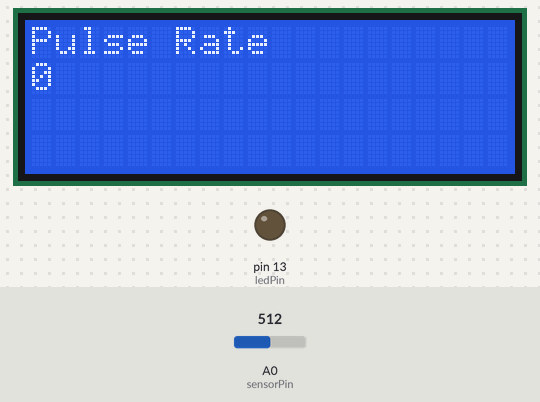
This sketch was run on a simulated Arduino Uno, built with avr-gcc and run on an emulated ATmega328P. Shown: 20×4 character LCD, output pins drawn as LEDs (lit = HIGH). Inputs (shaded band) come from the test bench; at power-on: A0 (sensorPin) = 512. What the sketch prints to the serial monitor is not drawn.

Above: at 1.2 s.
1.3 s: A0 (sensorPin) set to 910
At 3.9 s:
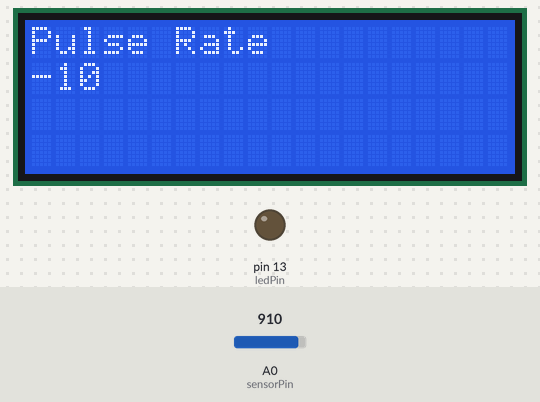
5.2 s: A0 (sensorPin) set to 1023
At 6.7 s:
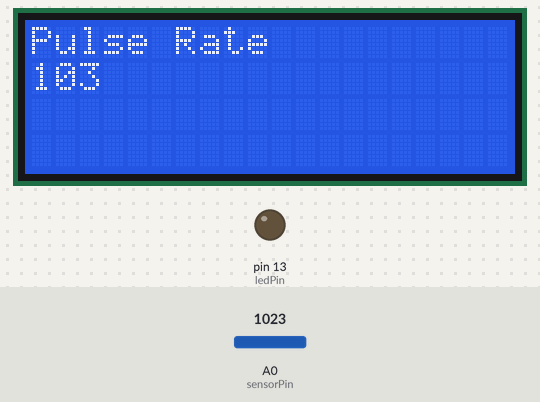
9.1 s: A0 (sensorPin) set to 900
At 9.4 s:
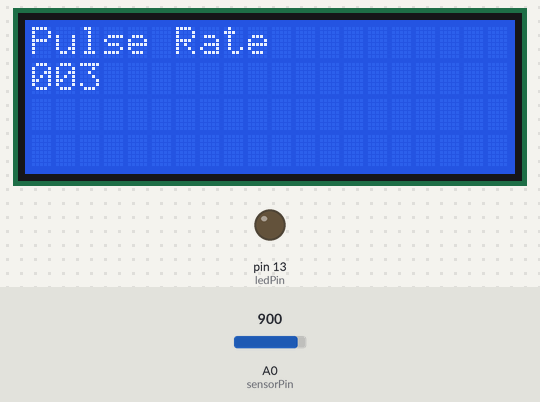
Timing chart, 0 to 12.1 s (numbered marks = the images above; inputs shaded):
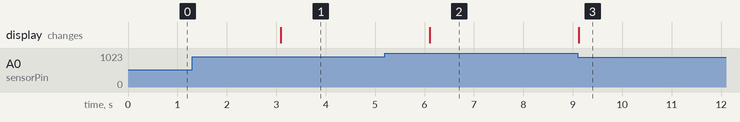

The sketch:

KY039.ino
```cpp
//pulse monitor test script
#include <LiquidCrystal_I2C.h>

LiquidCrystal_I2C lcd(0x27,20,4);  // set the LCD address to 0x27 for a 16 chars and 2 line display
int ledPin = 13;
int sensorPin =A0;
double alpha = 0.75;
int period =3000;
double change =0.0;

void setup ()
{
  lcd.init();                      // initialize the lcd
  // Print a message to the LCD.
  lcd.backlight();
  pinMode (ledPin, OUTPUT);
  Serial.begin(9600);
}

void loop ()
{
  static double oldValue =0;
  static double oldChange =0;
  int rawValue =analogRead (sensorPin);
  lcd.setCursor(0,0);
  lcd.print("Pulse Rate");
  if(rawValue>900)
  {
  Serial.println (rawValue-920);
  lcd.setCursor(0,1);
  lcd.print(rawValue-920);
  }
  else
  {
  Serial.println("0");
  lcd.setCursor(0,1);
  lcd.print("0");
  }
  delay (period);
}
```

Measured:
- after the input at 1.3 s, the display: changes after 1.8 s (image 1)
- after the input at 5.2 s, the display: changes after 0.90 s (image 2)
- after the input at 9.1 s, the display: changes at once (image 3)
